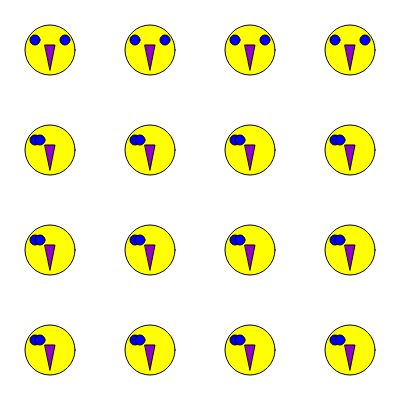
Frame 1 (no input)
Frame 60 (no input): identical to frame 1, image omitted
Frame 120 (the mouse pressed at the canvas centre since frame 60): identical to frame 1, image omitted

The p5.js sketch that drew this single still picture (run headless with seeded random() and noise() and a simulated clock; from frame 60 on, the mouse is pressed at the canvas centre):

// p5.js sketch
// ── sketch.js
let center_x = 50;
let center_y= 50;
let lefteye_x= 35;
let lefteye_y= 40;
let righteye_x= 65;
let righteye_y= 40;
   
function setup() {
  createCanvas(400, 400);
  //var center_x,center_y,lefteye_x, lefteye_y, righteye_x, righteye_y;
}

function draw() {
  while (center_y<400){
    while (center_x < 400){
      fill(255, 255, 0);
      circle(center_x,center_y, 50);
      fill(0,0,255);
      circle(lefteye_x,lefteye_y, 10);
      circle(righteye_x,righteye_y, 10);
      fill(148, 0, 211);
      triangle(center_x-5, center_y-5, center_x+5, center_y-5, center_x, center_y+20);
      
      center_x += 100;
      lefteye_x += 100;
      righteye_x += 100;
    }
    center_x = 50;
     lefteye_x = 35;
     righteye_x = 40;
    center_y += 100;
     lefteye_y += 100;
     righteye_y += 100;
  }
}

//   while (center_y < 400) {
//     while (center_x < 400) {
//       avatar(center_x, center_y);
//       center_x += 100;
//     } //end of x while
//     center_x = 50;
//     center_y += 100;
//   } //end of y while
// } //end of setup


// void avatar(int center_x, int center_y) {
//   fill(255, 255, 0);
//   circle(center_x,center_y, 100);
//   fill(0,0,255);
//   circle((center_x-15),(center_y-10), 20);
//   circle((center_x+15),(center_y-10), 20);
//   fill(148, 0, 211);
//   triangle((center_x-10), (center_y), (center_x+10), (center_y), center_x, (center_y+40));
// }
